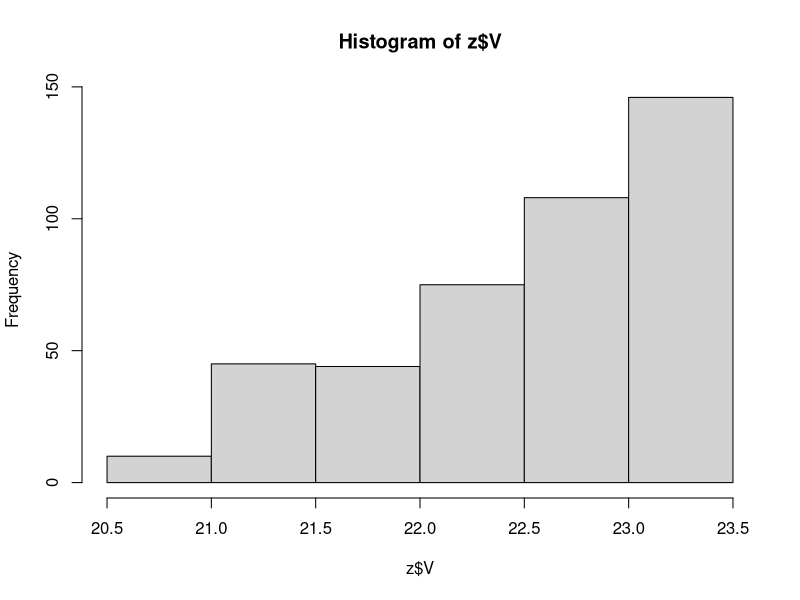

Reproduce this figure in R. (Note: this script raises an error after producing the figure.)
library(ggplot2)
gccdata <- read.csv('n5846_gccdata.csv', header=TRUE)
gclfdat <- read.table('n5846_gclf.dat', header=TRUE)

z <- subset(gccdata, galcen_ratio > 0.99)
contamdist <- hist(z$V, breaks='scott')
# data$vi <- abs(data$HRV - 1091)
# data$mn <- data$vi^2 * data$Rad
# ggplot(data=data, aes(x=Rad, y=HRV))+geom_point()+geom_point(data=gccs, aes(x=Rad, y=HRV), color='blue')+scale_y_continuous(limits=c(-1000,3000))

dev_a0 <- 3.69275
dev_a1 <- -1.86610 

contam <- 0.98 # 

extent <- 13.3


devPAlt <- function(r, v){
  da0 <- dev_a0
  da1 <- dev_a1
  c <- contam
  lsigma = da0 + da1*(r^0.25)
  sigma = 10^lsigma
  probs = vector(,length(r))
  for(j in 1:length(sigma)){
    for(i in 1:length(contamdist$breaks)){
       if(contamdist$breaks[i+1] > v[j]){
         fraccontam = contamdist$density[i]
         lwr = contamdist$breaks[i]
         upr = contamdist$breaks[i+1]
         nx <- x[x < upr & x > lwr]
         compl <- approx(gclfdat$Vmag, gclfdat$compl, v[j])
         print(v[j])
         print(compl$y)
         fracgcc <- ( length(nx)/ length(x) )
         siggcc <- sigma[j] * fracgcc * compl$y
         sigcontam <- c * fraccontam
         prob <- siggcc / (siggcc + sigcontam)
         probs[j] <- prob
         break
       }
    }
  }
  return(probs)
}

gccdata$P_GC <- devPAlt(gccdata$galcen_radius, gccdata$V)
